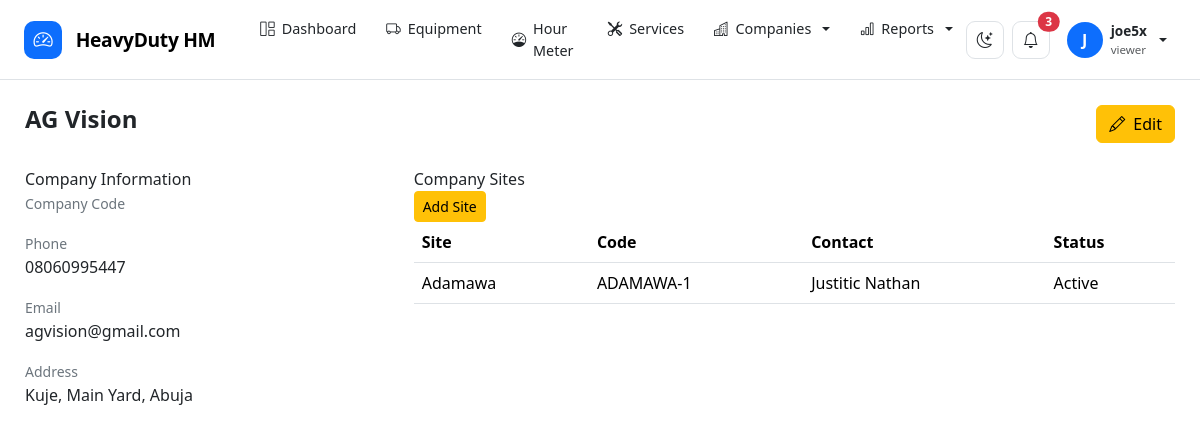
Page /companies/1/ (signed in) on the committed database.
### accounts/models.py (models this page shows, shortened)
class User(AbstractUser):
    class Role(models.TextChoices):
        SUPER_ADMIN = "super_admin", "Super Administrator"
        COMPANY_ADMIN = "company_admin", "Company Administrator"
        MANAGER = "manager", "Manager"
        SUPERVISOR = "supervisor", "Supervisor"
        OPERATOR = "operator", "Equipment Operator"
        MECHANIC = "mechanic", "Mechanic"
        VIEWER = "viewer", "Viewer"
    role = models.CharField(
        max_length=30,
        choices=Role.choices,
        default=Role.VIEWER,
    )
    phone = models.CharField(
        max_length=30,
        blank=True,
    )
    employee_id = models.CharField(
        max_length=50,
        blank=True,
        unique=True,
        null=True,
    )
    is_active_operator = models.BooleanField(
        default=True
    )

### companies/models.py (models this page shows, shortened)
class Company(models.Model):
    name = models.CharField(
        max_length=200,
        unique=True
    )
    short_name = models.CharField(
        max_length=50,
        blank=True
    )
    address = models.TextField(
        blank=True
    )
    phone = models.CharField(
        max_length=50,
        blank=True
    )
    email = models.EmailField(
        blank=True
    )
    website = models.URLField(
        blank=True
    )
    logo = models.ImageField(
        upload_to="companies/logos/",
        blank=True,
        null=True
    )
    is_active = models.BooleanField(
        default=True
    )
    created_by = models.ForeignKey(
        settings.AUTH_USER_MODEL,
        on_delete=models.SET_NULL,
        null=True,
        blank=True,
        related_name="created_companies"
    )
    created_at = models.DateTimeField(
        auto_now_add=True
    )
    updated_at = models.DateTimeField(
        auto_now=True
    )
    class Meta:
        ordering = ["name"]
        verbose_name = "Company"
        verbose_name_plural = "Companies"

class Site(models.Model):
    company = models.ForeignKey(
        Company,
        on_delete=models.CASCADE,
        related_name="sites"
    )
    name = models.CharField(
        max_length=200
    )
    code = models.CharField(
        max_length=50,
        blank=True
    )
    address = models.TextField(
        blank=True
    )
    city = models.CharField(
        max_length=100,
        blank=True
    )
    state = models.CharField(
        max_length=100,
        blank=True
    )
    country = models.CharField(
        max_length=100,
        default="Nigeria"
    )
    contact_person = models.CharField(
        max_length=150,
        blank=True
    )
    contact_phone = models.CharField(
        max_length=50,
        blank=True
    )
    latitude = models.DecimalField(
        max_digits=10,
        decimal_places=7,
        null=True,
        blank=True
    )
    longitude = models.DecimalField(
        max_digits=10,
        decimal_places=7,
        null=True,
        blank=True
    )
    is_active = models.BooleanField(
        default=True
    )
    created_by = models.ForeignKey(
        settings.AUTH_USER_MODEL,
        on_delete=models.SET_NULL,
        null=True,
        blank=True,
        related_name="created_sites"
    )
    created_at = models.DateTimeField(
        auto_now_add=True
    )
    updated_at = models.DateTimeField(
        auto_now=True
    )
    class Meta:
        ordering = ["company", "name"]
        verbose_name = "Site"
        verbose_name_plural = "Sites"
        constraints = [
            models.UniqueConstraint(
                fields=["company", "name"],
                name="unique_site_name_per_company"
            ),
            models.UniqueConstraint(
                fields=["company", "code"],
                name="unique_site_code_per_company"
            ),
        ]

### companies/views.py (the view)
@login_required
def company_detail(request, pk):
    company = get_object_or_404(
        Company.objects
        .select_related("created_by")
        .prefetch_related("sites"),
        pk=pk,
    )
    sites = company.sites.all().order_by("name")
    context = {
        "company": company,
        "sites": sites,
    }
    return render(
        request,
        "companies/company_detail.html",
        context,
    )

### templates/companies/company_detail.html (shortened to what this page needs)
{% extends "base.html" %}
{% block content %}
<div class="d-flex justify-content-between mb-4">
    <div>
        <h4 class="fw-bold">
            {{ company.name }}
        </h4>
    </div>
    <div>
        <a href="{% url 'companies:company_update' company.pk %}"
           class="btn btn-warning">
            <i class="bi bi-pencil me-1"></i>
            Edit
        </a>
    </div>
</div>
<div class="row g-3">
    <div class="col-lg-4">
        <div class="panel">
            <div class="panel-header">
                <div class="panel-title">
                    Company Information
                </div>
            </div>
            <div class="panel-body">
                <p>
                    <small class="text-secondary">
                        Company Code
                    </small><br>
                </p>
                <p>
                    <small class="text-secondary">
                        Phone
                    </small><br>
                    {{ company.phone|default:"—" }}
                </p>
                <p>
                    <small class="text-secondary">
                        Email
                    </small><br>
                    {{ company.email|default:"—" }}
                </p>
                <p>
                    <small class="text-secondary">
                        Address
                    </small><br>
                    {{ company.address|default:"—" }}
                </p>
            </div>
        </div>
    </div>
    <div class="col-lg-8">
        <div class="panel">
            <div class="panel-header">
                <div class="panel-title">
                    Company Sites
                </div>
                <a href="{% url 'companies:site_create' %}"
                   class="btn btn-sm btn-warning">
                    Add Site
                </a>
            </div>
            <div class="table-responsive">
                <table class="table">
                    <thead>
                        <tr>
                            <th>Site</th>
                            <th>Code</th>
                            <th>Contact</th>
                            <th>Status</th>
                        </tr>
                    </thead>
                    <tbody>
                    {% for site in company.sites.all %}
                        <tr>
                            <td>
                                {{ site.name }}
                            </td>
                            <td>
                                {{ site.code }}
                            </td>
                            <td>
                                {{ site.contact_person|default:"—" }}
                            </td>
                            <td>
                                {% if site.is_active %}
                                <span class="status status-active">
                                    Active
                                </span>
                                {% else %}
                                <span class="status status-danger">
                                    Inactive
                                </span>
                                {% endif %}
                            </td>
                        </tr>
                    {% endfor %}
                    </tbody>
                </table>
            </div>
        </div>
    </div>
</div>
{% endblock %}

### templates/base.html (shortened to what this page needs)
<!DOCTYPE html>
<html lang="en" data-bs-theme="light">
<head>
    <link
        href="https://cdn.jsdelivr.net/npm/bootstrap@5.3.3/dist/css/bootstrap.min.css"
        rel="stylesheet"
    >
    <link
        href="https://cdn.jsdelivr.net/npm/bootstrap-icons@1.11.3/font/bootstrap-icons.css"
        rel="stylesheet"
    >
</head>
<body>
<nav class="navbar navbar-expand-lg hm-navbar">
    <div class="container-fluid px-3 px-lg-4">
        <a
            href="{% url 'dashboard:index' %}"
            class="navbar-brand hm-brand"
        >
            <span class="hm-brand-icon">
                <i class="bi bi-speedometer2"></i>
            </span>
            HeavyDuty HM
        </a>
        <div
            class="collapse navbar-collapse"
            id="hmNavbar"
        >
            <ul class="navbar-nav me-auto ms-lg-3 gap-lg-1">
                <li class="nav-item">
                    <a
                        class="nav-link hm-nav-link"
                        href="{% url 'dashboard:index' %}"
                    >
                        <i class="bi bi-grid-1x2"></i>
                        Dashboard
                    </a>
                </li>
                <li class="nav-item">
                    <a
                        class="nav-link hm-nav-link"
                        href="{% url 'equipment:list' %}"
                    >
                        <i class="bi bi-truck"></i>
                        Equipment
                    </a>
                </li>
                <li class="nav-item">
                    <a
                        class="nav-link hm-nav-link"
                        href="{% url 'hourmeter:reading_list' %}"
                    >
                        <i class="bi bi-speedometer"></i>
                        Hour Meter
                    </a>
                </li>
                <li class="nav-item">
                    <a
                        class="nav-link hm-nav-link"
                        href="{% url 'equipment:service_list' %}"
                    >
                        <i class="bi bi-tools"></i>
                        Services
                    </a>
                </li>
                <li class="nav-item dropdown hm-dropdown">
                    <a
                        class="nav-link hm-nav-link dropdown-toggle"
                        href="#"
                        role="button"
                        data-bs-toggle="dropdown"
                    >
                        <i class="bi bi-buildings"></i>
                        Companies
                    </a>
                </li>
                <li class="nav-item dropdown hm-dropdown">
                    <a
                        class="nav-link hm-nav-link dropdown-toggle"
                        href="#"
                        role="button"
                        data-bs-toggle="dropdown"
                    >
                        <i class="bi bi-bar-chart"></i>
                        Reports
                    </a>
                </li>
            </ul>
            <div class="d-flex align-items-center gap-2">
                <button
                    type="button"
                    class="theme-btn"
                    id="themeToggle"
                    title="Toggle theme"
                >
                    <i
                        class="bi bi-moon-stars"
                        id="themeIcon"
                    ></i>
                </button>
                <button
                    type="button"
                    class="theme-btn position-relative"
                >
                    <i class="bi bi-bell"></i>
                    <span
                        class="position-absolute top-0 start-100
                               translate-middle badge rounded-pill
                               bg-danger"
                    >
                        3
                    </span>
                </button>
                <div class="dropdown hm-dropdown">
                    <a
                        href="#"
                        class="hm-user dropdown-toggle"
                        data-bs-toggle="dropdown"
                    >
                        <span class="hm-avatar">
                            {% if request.user.first_name %}
                                {{ request.user.first_name|first|upper }}
                            {% else %}
                                {{ request.user.username|first|upper }}
                            {% endif %}
                        </span>
                        <span class="hm-user-info">
                            <span class="hm-user-name d-block">
                                {{ request.user.get_full_name|default:request.user.username }}
                            </span>
                            <span class="hm-user-role d-block">
                                {{ request.user.role|default:"User" }}
                            </span>
                        </span>
                    </a>
                </div>
            </div>
        </div>
    </div>
</nav>
<main class="hm-main">
    {% block content %}
    {% endblock %}
</main>
</body>
</html>

### templates/base.html (style rules this page uses)
body { min-height: 100vh; background: var(--bs-body-bg); color: var(--bs-body-color); }
.hm-navbar { min-height: 68px; border-bottom: 1px solid var(--bs-border-color); background: var(--bs-body-bg); position: sticky; top: 0; z-index: 1030; }
.hm-brand { font-size: 1.2rem; font-weight: 800; letter-spacing: -0.3px; white-space: nowrap; }
.hm-brand-icon { width: 38px; height: 38px; display: inline-flex; align-items: center; justify-content: center; border-radius: 10px; background: #0d6efd; color: #fff; margin-right: 9px; }
.hm-nav-link { display: flex; align-items: center; gap: 7px; padding: 10px 13px !important; border-radius: 8px; color: var(--bs-body-color) !important; font-size: .9rem; font-weight: 500; transition: background .2s ease, color .2s ease; }
.hm-user { display: flex; align-items: center; gap: 8px; padding: 5px 9px; border-radius: 10px; text-decoration: none; color: var(--bs-body-color); }
.hm-avatar { width: 36px; height: 36px; display: flex; align-items: center; justify-content: center; border-radius: 50%; background: #0d6efd; color: white; font-weight: 700; }
.hm-user-name { font-size: .85rem; font-weight: 600; }
.hm-user-role { font-size: .72rem; color: var(--bs-secondary-color); }
.theme-btn { width: 38px; height: 38px; display: inline-flex; align-items: center; justify-content: center; border: 1px solid var(--bs-border-color); border-radius: 9px; background: var(--bs-body-bg); color: var(--bs-body-color); transition: .2s ease; }
.hm-main { min-height: calc(100vh - 68px); padding: 25px; }

### rows in the picture
User: user.username|first "J", user.get_full_name "joe5x", user.role "viewer"
Company: name "AG Vision", phone "08060995447", email "agvision@gmail.com", address "Kuje, Main Yard, Abuja"
Site: name "Adamawa", code "ADAMAWA-1", contact_person "Justitic Nathan", is_active "Active"
